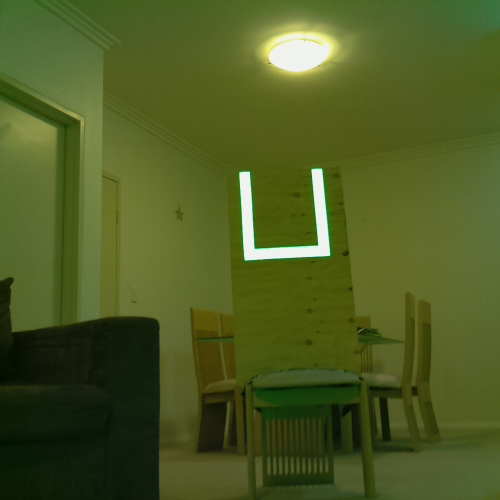
//> input picture Codeblocks C/DysplayImage/pic12.jpg, 500 x 500 px
$ ./main   (built with g++ and OpenCV 4)
//> lines starting //> are read from the running program, lines starting //| are printed output that depends on the picture; after the words box and inside, x2 and y2 are one past the last pixel; in counts of white or black regions, pixels touching at a corner belong together
#include <opencv/cv.h>
#include "opencv/highgui.h"
#include "opencv/cxcore.h"


int main()
{
    IplImage *INPUT,*CLONE;             // Importa e abre a imagem

    //INPUT = cvLoadImage("Lena.png",1);
    INPUT = cvLoadImage("pic12.jpg",1);
//> INPUT is the input picture: 500 rows x 500 cols, CV_8UC3; mean B, G, R 35.4, 91.1, 77.4
    //cvNamedWindow("Imagem Original",1);
    cvShowImage("Imagem Original",INPUT);
    cvWaitKey(0);
    //cvDestroyWindow("Imagem Original");


    IplImage *GRAY = cvCreateImage(CvSize(500,500),8,1);   // cria uma imagem do mesmo tamanho da original com 1 canal // 512 para Lena
    //cvNamedWindow("Imagem criada",1);
    cvShowImage("Imagem criada",GRAY);
    cvWaitKey(0);
    //cvDestroyWindow("Imagem criada");
    cvCvtColor(INPUT,GRAY,CV_RGB2GRAY);                    // RBG to Gray
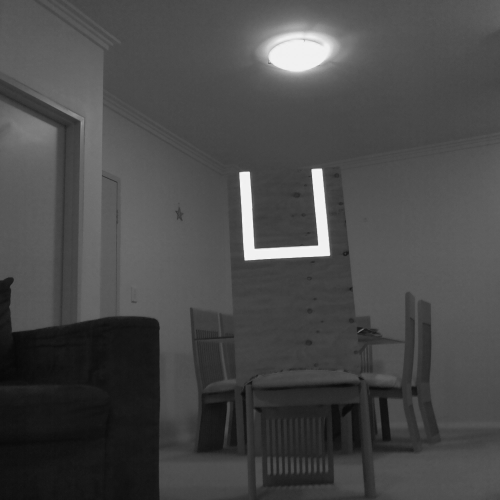
//> GRAY: 500 rows x 500 cols, CV_8UC1; min 7, max 246, mean 72.9

    cvShowImage("Escala de cinza",GRAY);                   // Mostra a imagem com escada de cinza
    cvWaitKey(0);
    //cvDestroyWindow("Escala de cinza");

    IplImage *LIMIAR = cvCreateImage(CvSize(500,500),8,1); // Cria imagem para receber a limiar
    cvThreshold(GRAY,LIMIAR,218,255,CV_THRESH_BINARY);
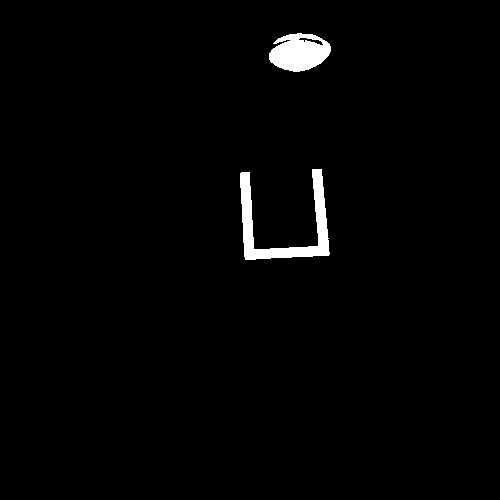
//> LIMIAR: 500 rows x 500 cols, CV_8UC1; 1.7% white; 2 white regions, box (x1, y1, x2, y2) and area: (240, 169, 330, 260) 2450, (269, 33, 331, 72) 1721

    cvShowImage("Apos Limiar",LIMIAR);                   // Mostra a imagem com escada de cinza
    cvWaitKey(0);
    //cvDestroyWindow("Apos Limiar");


    //cvDestroyWindow("Output");
    cvReleaseImage(&GRAY);
}


//    CLONE = cvCloneImage(INPUT);          // Clona a imagem para ficar com o mesmo tamanho

$ run again, with Codeblocks C/DysplayImage/pic1.jpg copied over Codeblocks C/DysplayImage/pic12.jpg
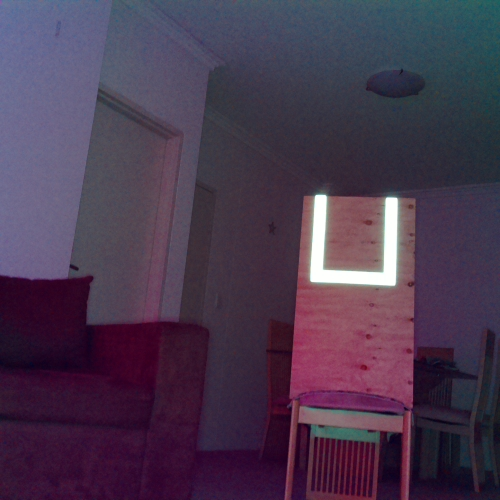
//> input picture Codeblocks C/DysplayImage/pic1.jpg, 500 x 500 px
//> INPUT is the input picture: 500 rows x 500 cols, CV_8UC3; mean B, G, R 78.5, 56.7, 73.4
//> `cvCvtColor(INPUT,GRAY,CV_RGB2GRAY);`:
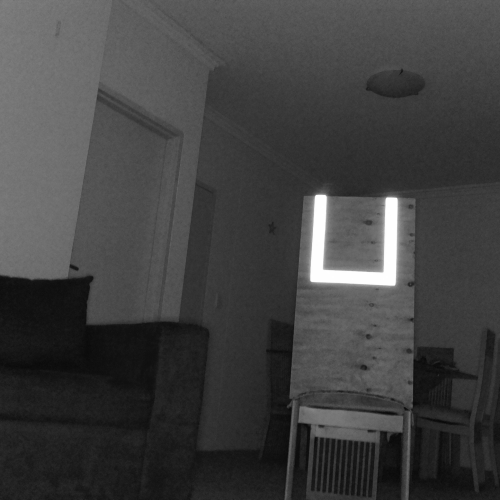
//> GRAY: 500 rows x 500 cols, CV_8UC1; min 9, max 255, mean 65.1
//> `cvThreshold(GRAY,LIMIAR,218,255,CV_THRESH_BINARY);`:
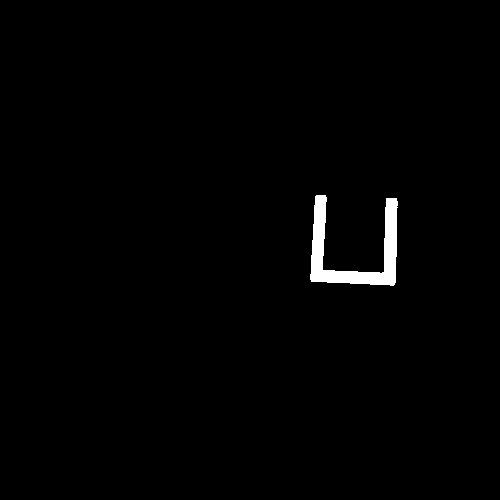
//> LIMIAR: 500 rows x 500 cols, CV_8UC1; 1.1% white; 1 white region, box (x1, y1, x2, y2) and area: (310, 195, 398, 286) 2865

$ run again, with Codeblocks C/DysplayImage/pic10.jpg copied over Codeblocks C/DysplayImage/pic12.jpg
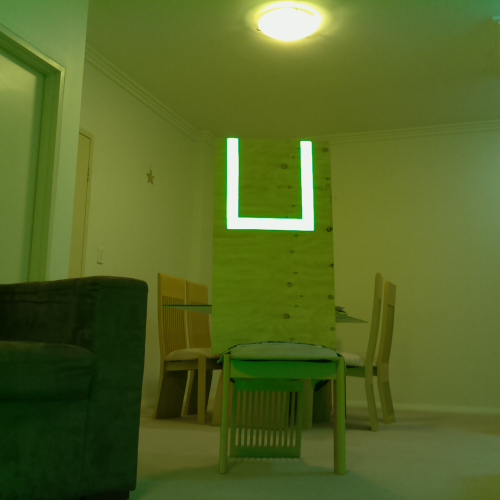
//> input picture Codeblocks C/DysplayImage/pic10.jpg, 500 x 500 px
//> INPUT is the input picture: 500 rows x 500 cols, CV_8UC3; mean B, G, R 37.1, 102, 84.4
//> `cvCvtColor(INPUT,GRAY,CV_RGB2GRAY);`:
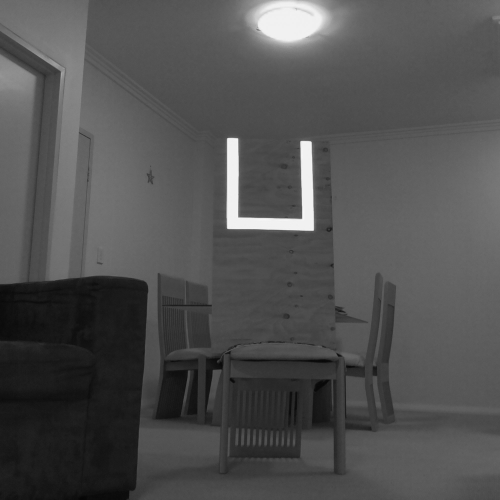
//> GRAY: 500 rows x 500 cols, CV_8UC1; min 5, max 247, mean 80.6
//> `cvThreshold(GRAY,LIMIAR,218,255,CV_THRESH_BINARY);`:
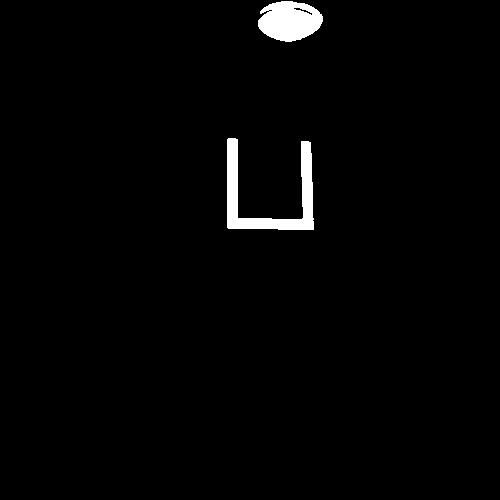
//> LIMIAR: 500 rows x 500 cols, CV_8UC1; 1.9% white; 2 white regions, box (x1, y1, x2, y2) and area: (227, 138, 314, 230) 2655, (258, 1, 323, 42) 1981
